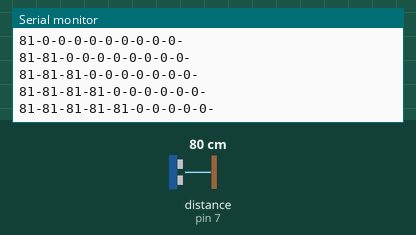
Bench run of a sketch on a simulated Arduino Uno, built with avr-gcc and run on an emulated ATmega328P. Parts: the last lines printed to the serial monitor. Inputs (shaded band) come from the test bench; at power-on: distance to the obstacle (sensor on pin 7) 80 cm.

Above: at 1.2 s.
1.3 s: distance to the obstacle (sensor on pin 7) set to 2 cm
At 1.47 s:
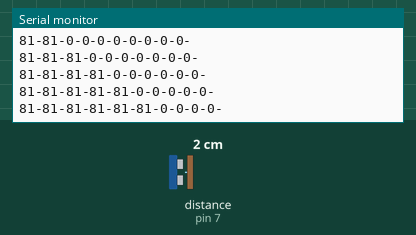
2.8 s: distance to the obstacle (sensor on pin 7) set to 4 cm
At 2.98 s:
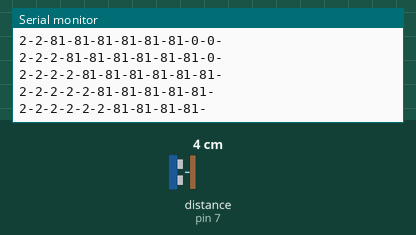
Timing chart, 0 to 5.8 s (numbered marks = the images above; inputs shaded):
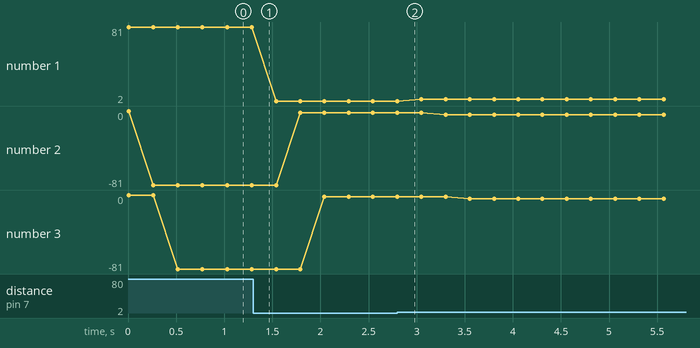

Measured:
- plotted number 1: 81 → 2 after the input at 1.3 s, 2 → 4 after the input at 2.8 s
- plotted number 2: -81 → -2 after the input at 1.3 s, -2 → -4 after the input at 2.8 s
- plotted number 3: -81 → -2 after the input at 1.3 s, -2 → -4 after the input at 2.8 s

The sketch:

sketch_arduino_nano.ino
```cpp
#include <NewPing.h>
#include <Wire.h>

//--SENSORs--
#define T_PIN_S1    8
#define E_PIN_S1    7
#define T_PIN_S2    10
#define E_PIN_S2    9
#define T_PIN_S3    12
#define E_PIN_S3    11
#define MAX_DISTANCE 200
NewPing FrontSensor(T_PIN_S1, E_PIN_S1, MAX_DISTANCE);
NewPing RightSensor(T_PIN_S2, E_PIN_S2, MAX_DISTANCE);
NewPing LeftSensor(T_PIN_S3, E_PIN_S3, MAX_DISTANCE);
int s1,s2,s3;
int data[] = {0,0,0,0,0,0,0,0,0,0};

//--I2C--

void setup() {
  Wire.begin(8);
  Wire.onRequest(requestEvents);
  Serial.begin(9600);
  digitalWrite(SDA,LOW);
  digitalWrite(SCL,LOW);
}

void loop() {
/*
  s1 = FrontSensor.ping_cm();
  s2 = RightSensor.ping_cm();
  s3 = LeftSensor.ping_cm();
  Serial.print("Front: ");
  Serial.print(s1);
  Serial.print(" | right: ");
  Serial.print(s2);
  Serial.print(" | left: ");
  Serial.println(s3);
  delay(100);
*/


s1 = FrontSensor.ping_cm();
  //Serial.print(s1);
  for (int i = 9; i > 0;i--)
  {
    data[i] = data[i-1];
  }
  data[0]=s1;
// /* DEBUG IN SERIAL CONSOLE
  for (int j = 0; j<10;j++)
  {
    Serial.print(data[j]);
    Serial.print("-");
  }
  Serial.println();
  delay(250);


}

void requestEvents()
{
  Wire.write("hello\n");
}
```
